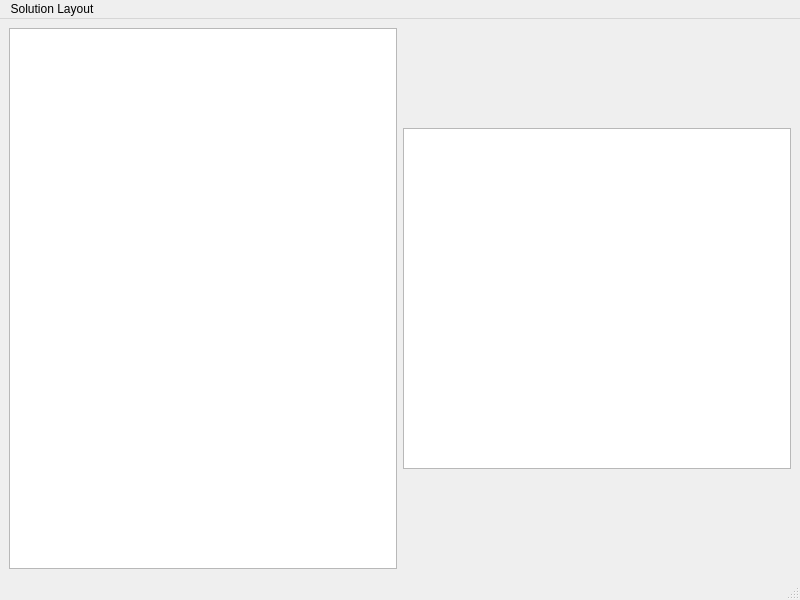
<?xml version="1.0" encoding="UTF-8"?>
<ui version="4.0">
 <class>MainWindow</class>
 <widget class="QMainWindow" name="MainWindow">
  <property name="geometry">
   <rect>
    <x>0</x>
    <y>0</y>
    <width>800</width>
    <height>600</height>
   </rect>
  </property>
  <property name="windowTitle">
   <string>MainWindow</string>
  </property>
  <widget class="QWidget" name="centralwidget">
   <layout class="QHBoxLayout" name="horizontalLayout">
    <item>
     <widget class="QGraphicsView" name="graphicsView"/>
    </item>
    <item>
     <layout class="QVBoxLayout" name="verticalLayout_4">
      <item>
       <spacer name="verticalSpacer">
        <property name="orientation">
         <enum>Qt::Vertical</enum>
        </property>
        <property name="sizeType">
         <enum>QSizePolicy::Preferred</enum>
        </property>
        <property name="sizeHint" stdset="0">
         <size>
          <width>20</width>
          <height>100</height>
         </size>
        </property>
       </spacer>
      </item>
      <item>
       <widget class="QGraphicsView" name="graphicsView_2"/>
      </item>
      <item>
       <spacer name="verticalSpacer_2">
        <property name="orientation">
         <enum>Qt::Vertical</enum>
        </property>
        <property name="sizeType">
         <enum>QSizePolicy::Preferred</enum>
        </property>
        <property name="sizeHint" stdset="0">
         <size>
          <width>20</width>
          <height>100</height>
         </size>
        </property>
       </spacer>
      </item>
     </layout>
    </item>
   </layout>
  </widget>
  <widget class="QMenuBar" name="menubar">
   <property name="geometry">
    <rect>
     <x>0</x>
     <y>0</y>
     <width>800</width>
     <height>22</height>
    </rect>
   </property>
   <widget class="QMenu" name="menuSolution_Layout">
    <property name="title">
     <string>Solution Layout</string>
    </property>
   </widget>
   <addaction name="menuSolution_Layout"/>
  </widget>
  <widget class="QStatusBar" name="statusbar"/>
 </widget>
 <resources/>
 <connections/>
</ui>
